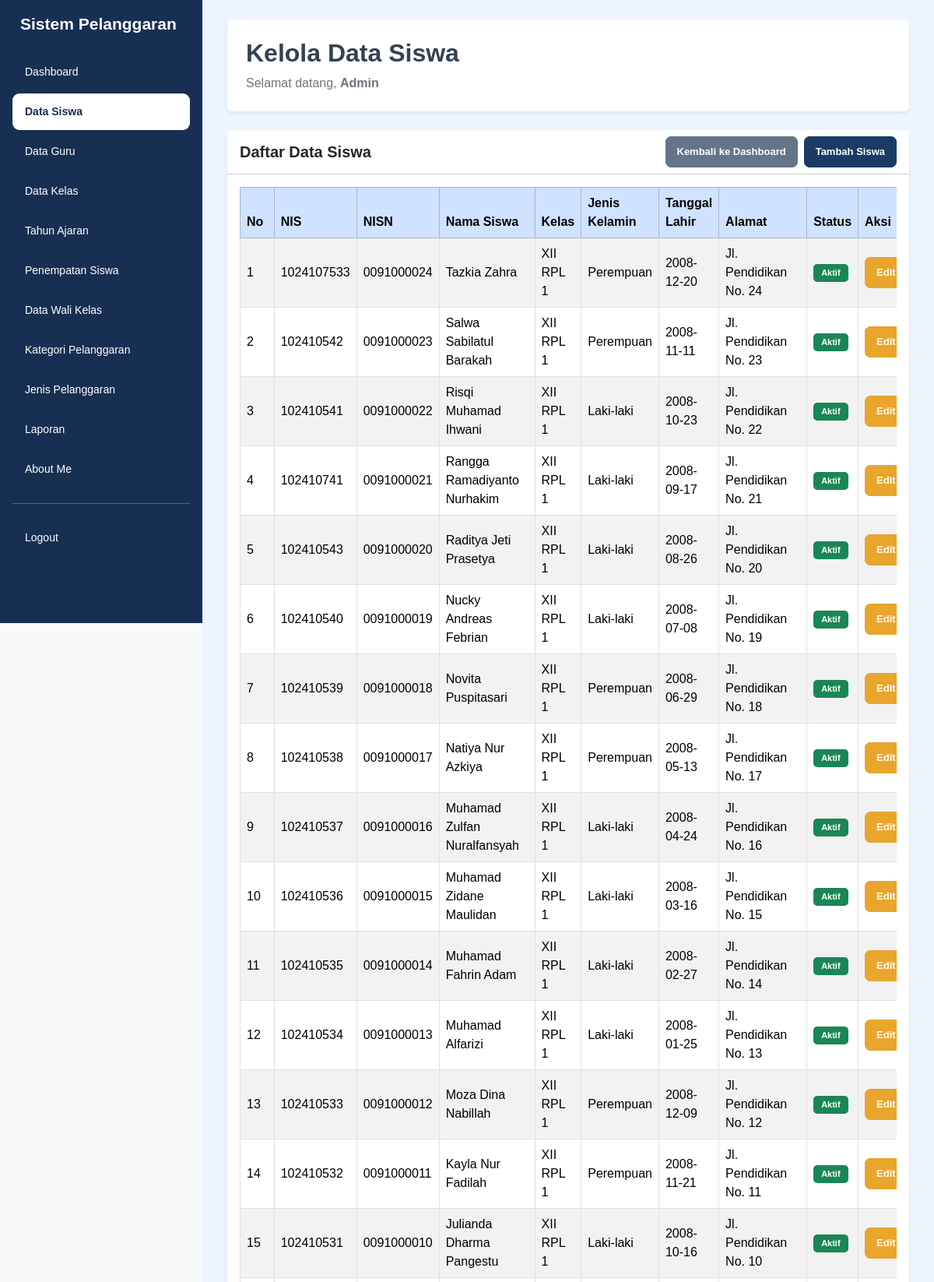
The page /data_siswa.php (signed in, upper part) on the database its author committed.
### tables this page shows
CREATE TABLE `t_siswa` (
  `id` int(11) NOT NULL,
  `nis` varchar(30) NOT NULL,
  `nisn` varchar(20) NOT NULL,
  `nama` varchar(150) NOT NULL,
  `jenis_kelamin` char(1) NOT NULL,
  `tanggal_lahir` date NOT NULL,
  `alamat` text NOT NULL,
  `status_aktif` tinyint(1) NOT NULL,
  `created_at` timestamp NOT NULL DEFAULT current_timestamp(),
  `updated_at` timestamp NOT NULL DEFAULT current_timestamp()
);

CREATE TABLE `t_kelas` (
  `id` int(11) NOT NULL,
  `nama` varchar(100) NOT NULL,
  `tingkat` varchar(20) NOT NULL,
  `jurusan` varchar(100) NOT NULL,
  `status_aktif` tinyint(1) NOT NULL,
  `created_at` timestamp NOT NULL DEFAULT current_timestamp(),
  `updated_at` timestamp NOT NULL DEFAULT current_timestamp()
);

### data_siswa.php (the view, shortened to what this page needs)
<?php
include 'config/koneksi.php';
$name = $_SESSION['name'] ?? 'Admin';
$halaman = basename($_SERVER['PHP_SELF']);
$query = mysqli_query(
    $koneksi,
    "SELECT
        s.*,
        k.nama AS nama_kelas
    FROM t_siswa s
    LEFT JOIN t_kelas_siswa ks
        ON ks.siswa_id = s.id
        AND ks.status_aktif = 1
    LEFT JOIN t_tahun_ajaran ta
        ON ta.id = ks.tahun_ajaran_id
        AND ta.status_aktif = 1
    LEFT JOIN t_kelas k
        ON k.id = ks.kelas_id
    WHERE s.status_aktif = 1
    ORDER BY s.id DESC"
);
?>
<!DOCTYPE html>
<html lang="id">
<head>
    <link href="https://cdn.jsdelivr.net/npm/bootstrap@5.3.8/dist/css/bootstrap.min.css"
          rel="stylesheet">
    <link rel="stylesheet"
          href="https://cdn.datatables.net/3.1.4/css/dataTables.dataTables.min.css">
    <link rel="stylesheet" href="style/style.css">
</head>
<body class="bg-light">
<div class="container-fluid">
    <div class="row">
        <div class="sidebar col-md-3 col-lg-2 position-fixed top-0 start-0 vh-100 p-3 overflow-auto">
            <h4 class="text-white mb-4">Sistem Pelanggaran</h4>
            <ul class="nav nav-pills flex-column gap-1">
                <li class="nav-item">
                    <a href="dashboard.php" class="nav-link text-white">Dashboard</a>
                </li>
                <li class="nav-item">
                    <a href="data_siswa.php"
                       class="nav-link <?= $halaman == 'data_siswa.php' ? 'active' : 'text-white'; ?>">
                        Data Siswa
                    </a>
                </li>
                <li class="nav-item">
                    <a href="data_guru.php" class="nav-link text-white">Data Guru</a>
                </li>
                <li class="nav-item">
                    <a href="data_kelas.php" class="nav-link text-white">Data Kelas</a>
                </li>
                <li class="nav-item">
                    <a href="data_tahun_ajaran.php" class="nav-link text-white">Tahun Ajaran</a>
                </li>
                <li class="nav-item">
                    <a href="data_penempatan_siswa.php" class="nav-link text-white">Penempatan Siswa</a>
                </li>
                <li class="nav-item">
                    <a href="data_wali_kelas.php" class="nav-link text-white">Data Wali Kelas</a>
                </li>
                <li class="nav-item">
                    <a href="data_kategori_pelanggaran.php" class="nav-link text-white">Kategori Pelanggaran</a>
                </li>
                <li class="nav-item">
                    <a href="data_jenis_pelanggaran.php" class="nav-link text-white">Jenis Pelanggaran</a>
                </li>
                <li class="nav-item">
                    <a href="laporan.php" class="nav-link text-white">Laporan</a>
                </li>
                <li class="nav-item">
                    <a href="about_me.php" class="nav-link text-white">About Me</a>
                </li>
                <hr class="border-white">
                <li class="nav-item">
                    <a href="logout.php" class="nav-link text-white">Logout</a>
                </li>
            </ul>
        </div>
        <main class="content-main">
            <div class="page-content">
                <div class="bg-white rounded shadow-sm p-4 mb-4">
                    <h2 class="fw-bold">Kelola Data Siswa</h2>
                    <p class="text-secondary mb-0">
                        Selamat datang,
                        <b><?= htmlspecialchars($name); ?></b>
                    </p>
                </div>
                <div class="card shadow-sm border-0">
                    <div class="card-header bg-white">
                        <div class="d-flex justify-content-between align-items-center flex-wrap gap-2">
                            <h5 class="mb-0 fw-bold">Daftar Data Siswa</h5>
                            <div class="d-flex gap-2">
                                <a href="dashboard.php" class="btn btn-secondary btn-sm">
                                    Kembali ke Dashboard
                                </a>
                                <a href="tambah_siswa.php" class="btn btn-primary btn-sm">
                                    Tambah Siswa
                                </a>
                            </div>
                        </div>
                    </div>
                    <div class="card-body">
                        <div class="table-responsive">
                            <table id="tabelSiswa"
                                   class="table table-bordered table-striped table-hover align-middle w-100">
                                <thead class="table-primary">
                                    <tr>
                                        <th>No</th>
                                        <th>NIS</th>
                                        <th>NISN</th>
                                        <th>Nama Siswa</th>
                                        <th>Kelas</th>
                                        <th>Jenis Kelamin</th>
                                        <th>Tanggal Lahir</th>
                                        <th>Alamat</th>
                                        <th>Status</th>
                                        <th>Aksi</th>
                                    </tr>
                                </thead>
                                <tbody>
                                <?php
                                $no = 1;
                                if (mysqli_num_rows($query) > 0) {
                                    while ($data = mysqli_fetch_assoc($query)) {
                                ?>
                                    <tr>
                                        <td><?= $no++; ?></td>
                                        <td>
                                            <?= htmlspecialchars($data['nis'] ?? '-'); ?>
                                        </td>
                                        <td>
                                            <?= htmlspecialchars($data['nisn'] ?? '-'); ?>
                                        </td>
                                        <td>
                                            <?= htmlspecialchars($data['nama'] ?? '-'); ?>
                                        </td>
                                        <td>
                                            <?= htmlspecialchars($data['nama_kelas'] ?? '-'); ?>
                                        </td>
                                        <td>
                                            <?php
                                            if (($data['jenis_kelamin'] ?? '') == 'L') {
                                                echo 'Laki-laki';
                                            } elseif (($data['jenis_kelamin'] ?? '') == 'P') {
                                                echo 'Perempuan';
                                            } else {
                                                echo htmlspecialchars($data['jenis_kelamin'] ?? '-');
                                            }
                                            ?>
                                        </td>
                                        <td>
                                            <?= htmlspecialchars($data['tanggal_lahir'] ?? '-'); ?>
                                        </td>
                                        <td>
                                            <?= htmlspecialchars($data['alamat'] ?? '-'); ?>
                                        </td>
                                        <td>
                                            <?php if (($data['status_aktif'] ?? 0) == 1) { ?>
                                                <span class="badge bg-success">Aktif</span>
                                            <?php } else { ?>
                                                <span class="badge bg-secondary">Tidak Aktif</span>
                                            <?php } ?>
                                        </td>
                                        <td>
                                            <div class="d-flex gap-1">
                                                <a href="edit_siswa.php?id=<?= urlencode($data['id']); ?>"
                                                   class="btn btn-warning btn-sm">
                                                    Edit
                                                </a>
                                            </div>
                                        </td>
                                    </tr>
                                <?php
                                    }
                                } ?>
                                </tbody>
                            </table>
                        </div>
                    </div>
                </div>
            </div>
        </main>
    </div>
</div>
</body>
</html>

### style/style.css (style rules this page uses)
* { box-sizing: border-box; }
html { width: 100%; min-height: 100%; overflow-x: hidden; }
body { width: 100%; min-height: 100vh; margin: 0; padding: 0; font-family: Arial, Helvetica, sans-serif; background-color: #edf4fd; color: #334155; }
a { text-decoration: none; }
.sidebar { position: fixed !important; top: 0; left: 0; width: 260px !important; max-width: 260px !important; height: 100vh; padding: 24px 15px; background-color: #172f52 !important; z-index: 1001; overflow-y: auto; overflow-x: hidden; flex: none !important; }
.sidebar h4 { color: #ffffff; font-size: 21px; font-weight: 700; margin: 0 0 38px; padding: 0 10px; line-height: 1.4; }
.sidebar .nav { display: flex; flex-direction: column; gap: 7px; }
.sidebar .nav-item { width: 100%; }
.sidebar .nav-link { display: block; width: 100%; padding: 13px 16px; border-radius: 9px; color: #e2eaf6; font-size: 14px; font-weight: 500; transition: all 0.2s ease; }
.sidebar .nav-link.active { background-color: #ffffff !important; color: #172f52 !important; font-weight: 700; }
.content-main { display: block !important; position: relative; width: calc(100% - 260px) !important; max-width: none !important; min-height: 100vh; margin-left: 260px !important; margin-right: 0 !important; padding: 25px 32px 35px !important; background-color: #edf4fd; overflow-x: hidden; }
.btn { display: inline-flex; justify-content: center; align-items: center; border-radius: 7px; padding: 9px 14px; font-size: 13px; font-weight: 600; white-space: nowrap; transition: all 0.2s ease; }
.btn-primary { background-color: #193b65; border-color: #193b65; color: #ffffff; }
.btn-secondary { background-color: #64748b; border-color: #64748b; color: #ffffff; }
.btn-warning { background-color: #e9a52c; border-color: #e9a52c; color: #ffffff; }
.table-responsive { display: block; width: 100%; max-width: 100%; overflow-x: auto; }
.badge { display: inline-block; padding: 6px 10px; border-radius: 5px; font-size: 11px; font-weight: 600; }
@media (min-width: 768px) { .content-main { padding-top: 25px !important; } }

### rows shown on the page
t_siswa: nis "1024107533", nisn "0091000024", nama "Tazkia Zahra", t_kelas.nama "XII RPL 1", jenis_kelamin "Perempuan", tanggal_lahir "2008-12-20", alamat "Jl. Pendidikan No. 24", status_aktif "Aktif"
t_siswa: nis "102410542", nisn "0091000023", nama "Salwa Sabilatul Barakah", t_kelas.nama "XII RPL 1", jenis_kelamin "Perempuan", tanggal_lahir "2008-11-11", alamat "Jl. Pendidikan No. 23", status_aktif "Aktif"
t_siswa: nis "102410541", nisn "0091000022", nama "Risqi Muhamad Ihwani", t_kelas.nama "XII RPL 1", jenis_kelamin "Laki-laki", tanggal_lahir "2008-10-23", alamat "Jl. Pendidikan No. 22", status_aktif "Aktif"
t_siswa: nis "102410741", nisn "0091000021", nama "Rangga Ramadiyanto Nurhakim", t_kelas.nama "XII RPL 1", jenis_kelamin "Laki-laki", tanggal_lahir "2008-09-17", alamat "Jl. Pendidikan No. 21", status_aktif "Aktif"
t_siswa: nis "102410543", nisn "0091000020", nama "Raditya Jeti Prasetya", t_kelas.nama "XII RPL 1", jenis_kelamin "Laki-laki", tanggal_lahir "2008-08-26", alamat "Jl. Pendidikan No. 20", status_aktif "Aktif"
t_siswa: nis "102410540", nisn "0091000019", nama "Nucky Andreas Febrian", t_kelas.nama "XII RPL 1", jenis_kelamin "Laki-laki", tanggal_lahir "2008-07-08", alamat "Jl. Pendidikan No. 19", status_aktif "Aktif"
t_siswa: nis "102410539", nisn "0091000018", nama "Novita Puspitasari", t_kelas.nama "XII RPL 1", jenis_kelamin "Perempuan", tanggal_lahir "2008-06-29", alamat "Jl. Pendidikan No. 18", status_aktif "Aktif"
t_siswa: nis "102410538", nisn "0091000017", nama "Natiya Nur Azkiya", t_kelas.nama "XII RPL 1", jenis_kelamin "Perempuan", tanggal_lahir "2008-05-13", alamat "Jl. Pendidikan No. 17", status_aktif "Aktif"
t_siswa: nis "102410537", nisn "0091000016", nama "Muhamad Zulfan Nuralfansyah", t_kelas.nama "XII RPL 1", jenis_kelamin "Laki-laki", tanggal_lahir "2008-04-24", alamat "Jl. Pendidikan No. 16", status_aktif "Aktif"
t_siswa: nis "102410536", nisn "0091000015", nama "Muhamad Zidane Maulidan", t_kelas.nama "XII RPL 1", jenis_kelamin "Laki-laki", tanggal_lahir "2008-03-16", alamat "Jl. Pendidikan No. 15", status_aktif "Aktif"
t_siswa: nis "102410535", nisn "0091000014", nama "Muhamad Fahrin Adam", t_kelas.nama "XII RPL 1", jenis_kelamin "Laki-laki", tanggal_lahir "2008-02-27", alamat "Jl. Pendidikan No. 14", status_aktif "Aktif"
t_siswa: nis "102410534", nisn "0091000013", nama "Muhamad Alfarizi", t_kelas.nama "XII RPL 1", jenis_kelamin "Laki-laki", tanggal_lahir "2008-01-25", alamat "Jl. Pendidikan No. 13", status_aktif "Aktif"
t_siswa: nis "102410533", nisn "0091000012", nama "Moza Dina Nabillah", t_kelas.nama "XII RPL 1", jenis_kelamin "Perempuan", tanggal_lahir "2008-12-09", alamat "Jl. Pendidikan No. 12", status_aktif "Aktif"
t_siswa: nis "102410532", nisn "0091000011", nama "Kayla Nur Fadilah", t_kelas.nama "XII RPL 1", jenis_kelamin "Perempuan", tanggal_lahir "2008-11-21", alamat "Jl. Pendidikan No. 11", status_aktif "Aktif"
t_siswa: nis "102410531", nisn "0091000010", nama "Julianda Dharma Pangestu", t_kelas.nama "XII RPL 1", jenis_kelamin "Laki-laki", tanggal_lahir "2008-10-16", alamat "Jl. Pendidikan No. 10", status_aktif "Aktif"

### other values the page prints
$name "Admin"
